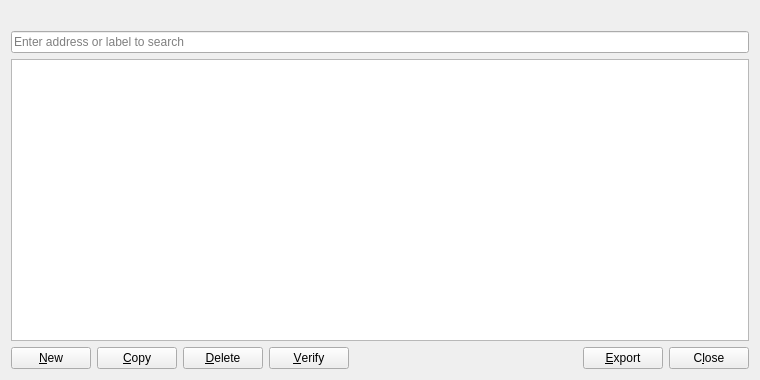
<?xml version="1.0" encoding="UTF-8"?>
<ui version="4.0">
 <class>AddressBookPage</class>
 <widget class="QWidget" name="AddressBookPage">
  <property name="geometry">
   <rect>
    <x>0</x>
    <y>0</y>
    <width>760</width>
    <height>380</height>
   </rect>
  </property>
  <layout class="QVBoxLayout" name="verticalLayout">
   <item>
    <widget class="QLabel" name="labelExplanation">
     <property name="textFormat">
      <enum>Qt::PlainText</enum>
     </property>
     <property name="wordWrap">
      <bool>true</bool>
     </property>
    </widget>
   </item>
   <item>
    <widget class="QLineEdit" name="searchLineEdit">
     <property name="placeholderText">
      <string>Enter address or label to search</string>
     </property>
    </widget>
   </item>
   <item>
    <widget class="QTableView" name="tableView">
     <property name="contextMenuPolicy">
      <enum>Qt::CustomContextMenu</enum>
     </property>
     <property name="toolTip">
      <string>Right-click to edit address or label</string>
     </property>
     <property name="tabKeyNavigation">
      <bool>false</bool>
     </property>
     <property name="alternatingRowColors">
      <bool>true</bool>
     </property>
     <property name="selectionMode">
      <enum>QAbstractItemView::SingleSelection</enum>
     </property>
     <property name="selectionBehavior">
      <enum>QAbstractItemView::SelectRows</enum>
     </property>
     <property name="sortingEnabled">
      <bool>true</bool>
     </property>
     <attribute name="verticalHeaderVisible">
      <bool>false</bool>
     </attribute>
    </widget>
   </item>
   <item>
    <layout class="QHBoxLayout" name="horizontalLayout">
     <item>
      <widget class="QPushButton" name="newAddress">
       <property name="toolTip">
        <string>Create a new address</string>
       </property>
       <property name="text">
        <string>&amp;New</string>
       </property>
       <property name="icon">
        <iconset resource="../bitcoin.qrc">
         <normaloff>:/icons/add</normaloff>:/icons/add</iconset>
       </property>
       <property name="autoDefault">
        <bool>false</bool>
       </property>
      </widget>
     </item>
     <item>
      <widget class="QPushButton" name="copyAddress">
       <property name="toolTip">
        <string>Copy the currently selected address to the system clipboard</string>
       </property>
       <property name="text">
        <string>&amp;Copy</string>
       </property>
       <property name="icon">
        <iconset resource="../bitcoin.qrc">
         <normaloff>:/icons/editcopy</normaloff>:/icons/editcopy</iconset>
       </property>
       <property name="autoDefault">
        <bool>false</bool>
       </property>
      </widget>
     </item>
     <item>
      <widget class="QPushButton" name="deleteAddress">
       <property name="toolTip">
        <string>Delete the currently selected address from the list</string>
       </property>
       <property name="text">
        <string>&amp;Delete</string>
       </property>
       <property name="icon">
        <iconset resource="../bitcoin.qrc">
         <normaloff>:/icons/remove</normaloff>:/icons/remove</iconset>
       </property>
       <property name="autoDefault">
        <bool>false</bool>
       </property>
      </widget>
     </item>
     <item>
      <widget class="QPushButton" name="verifyAddress">
       <property name="toolTip">
        <string>Verify the currently selected address</string>
       </property>
       <property name="text">
        <string>&amp;Verify</string>
       </property>
       <property name="icon">
        <iconset resource="../bitcoin.qrc">
         <normaloff>:/icons/remove</normaloff>:/icons/editcopy</iconset>
       </property>
       <property name="autoDefault">
        <bool>false</bool>
       </property>
      </widget>
     </item>
     <item>
      <spacer name="horizontalSpacer">
       <property name="orientation">
        <enum>Qt::Horizontal</enum>
       </property>
       <property name="sizeHint" stdset="0">
        <size>
         <width>40</width>
         <height>20</height>
        </size>
       </property>
      </spacer>
     </item>
     <item>
      <widget class="QPushButton" name="exportButton">
       <property name="toolTip">
        <string>Export the data in the current tab to a file</string>
       </property>
       <property name="text">
        <string>&amp;Export</string>
       </property>
       <property name="icon">
        <iconset resource="../bitcoin.qrc">
         <normaloff>:/icons/export</normaloff>:/icons/export</iconset>
       </property>
       <property name="autoDefault">
        <bool>false</bool>
       </property>
      </widget>
     </item>
     <item>
      <widget class="QPushButton" name="closeButton">
       <property name="sizePolicy">
        <sizepolicy hsizetype="Minimum" vsizetype="Minimum">
         <horstretch>0</horstretch>
         <verstretch>0</verstretch>
        </sizepolicy>
       </property>
       <property name="text">
        <string>C&amp;lose</string>
       </property>
       <property name="autoDefault">
        <bool>false</bool>
       </property>
      </widget>
     </item>
    </layout>
   </item>
  </layout>
 </widget>
 <resources>
  <include location="../bitcoin.qrc"/>
 </resources>
 <connections/>
</ui>
